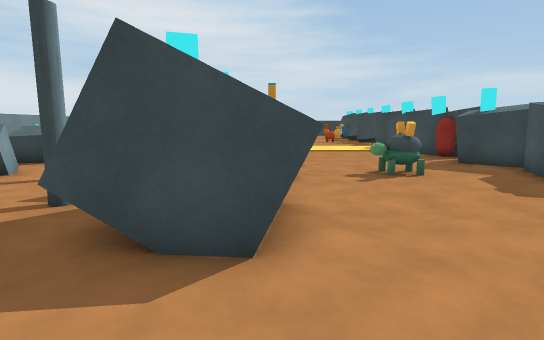
View 1 (above)

21 first-person views from a walk through a 3-D level made in the Unity game engine. The camera is 1.5 m above the floor, tilts 8° down and sees 80° across. The floor is counted in squares, 1 m on a side. Each view is taken from the middle of a square. On the plan, view 1 faces up. The plan holds only what a view shows up to about 15 squares ahead; the rest is blank. The place goes on beyond the plan. Some animated figures are not drawn.

View 2
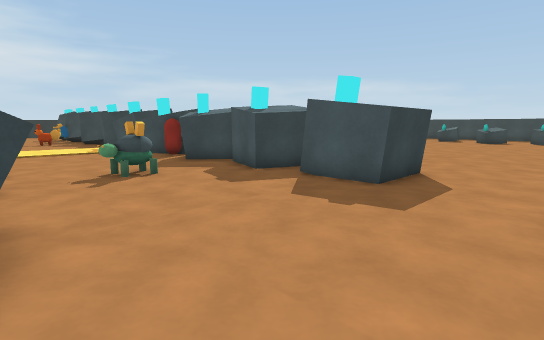

View 3
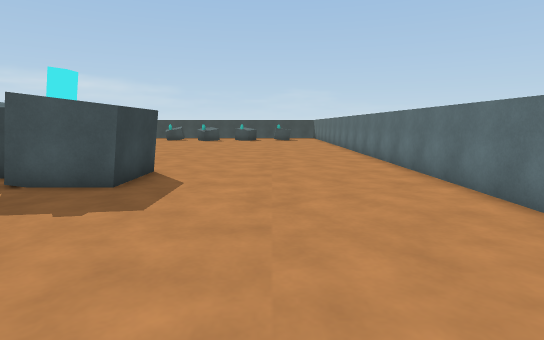

View 4
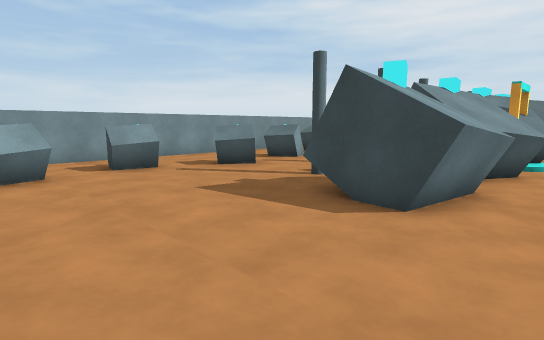

View 5
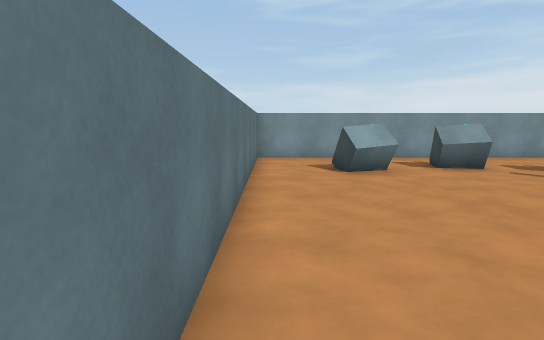

View 6
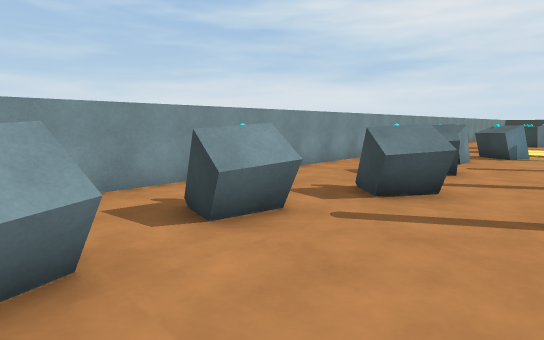

View 7
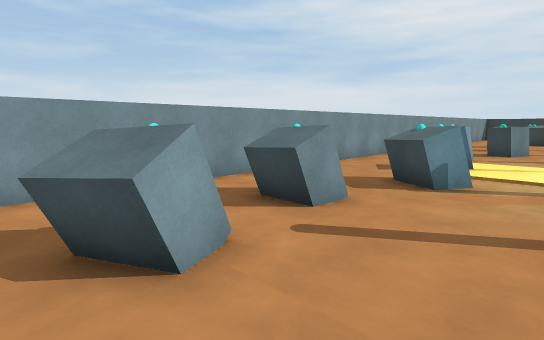

View 8
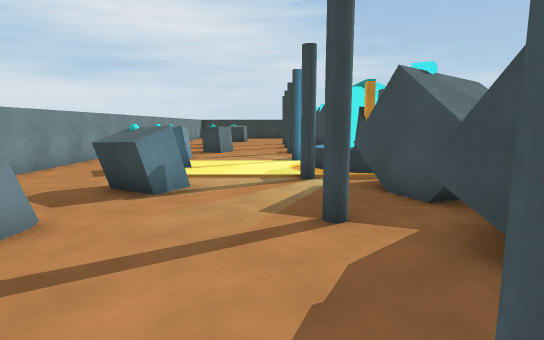

View 9
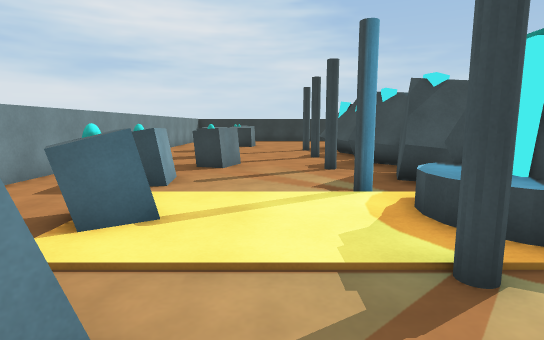

View 10
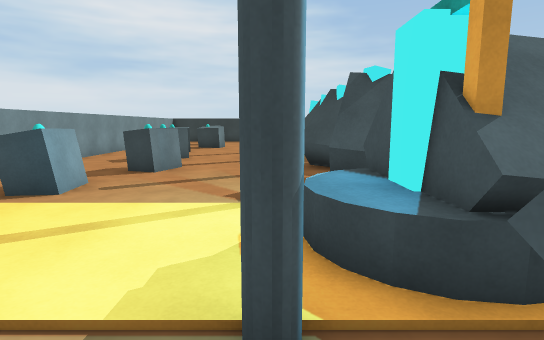

View 11
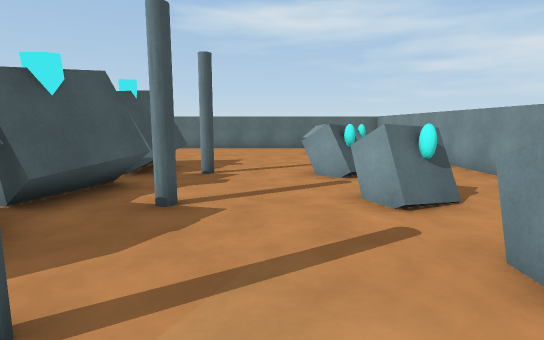

View 12
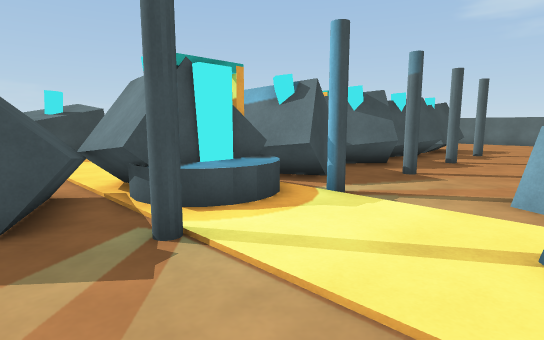

View 13
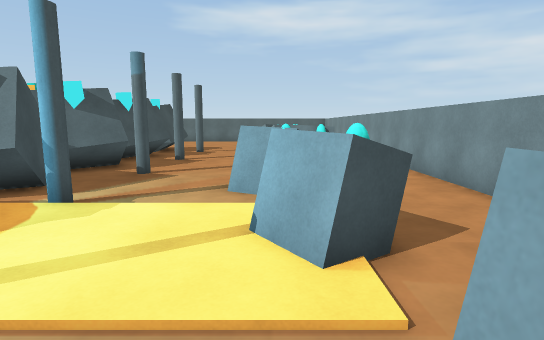

View 14
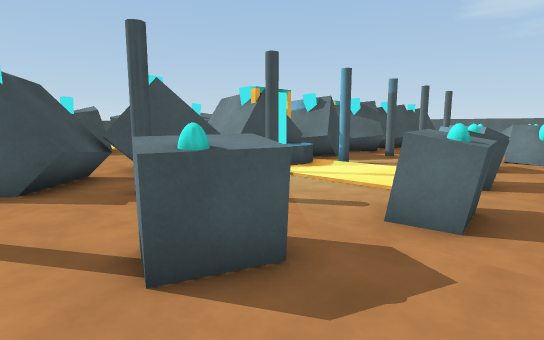

View 15
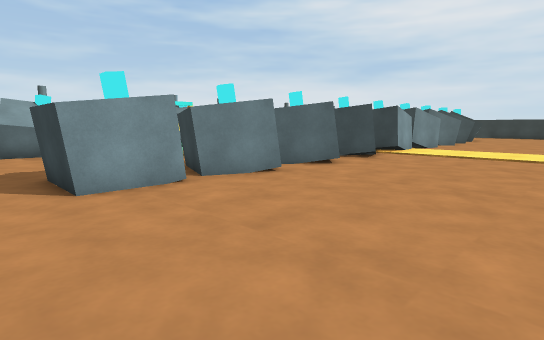

View 16
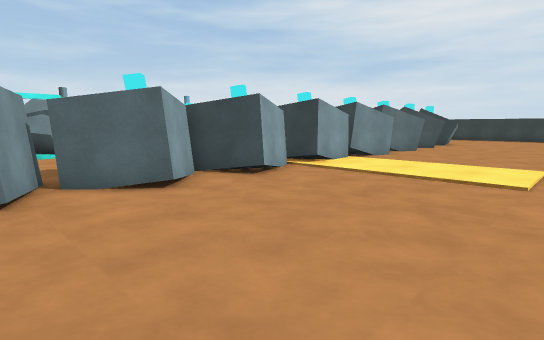

View 17
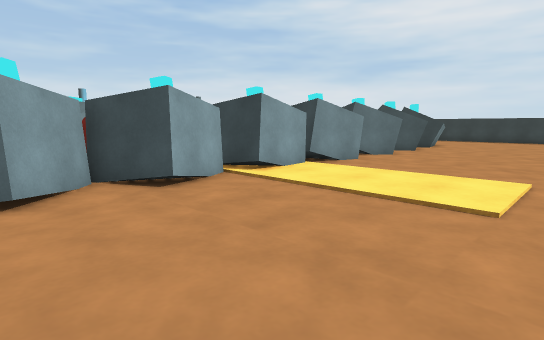

View 18
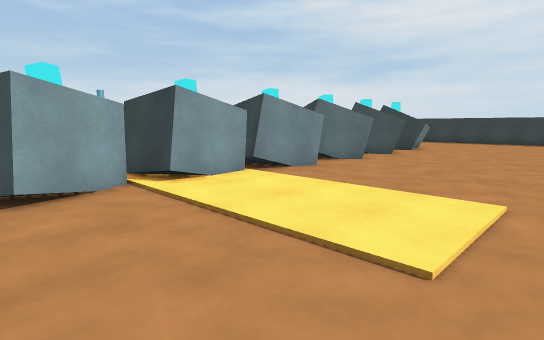

View 19
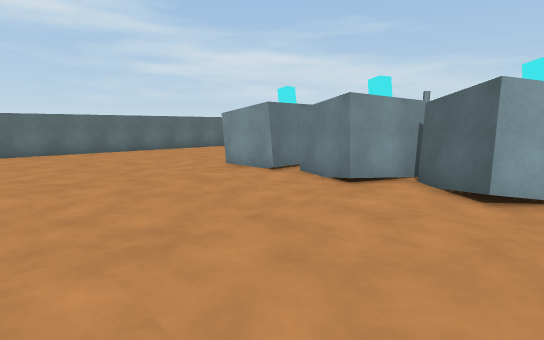

View 20
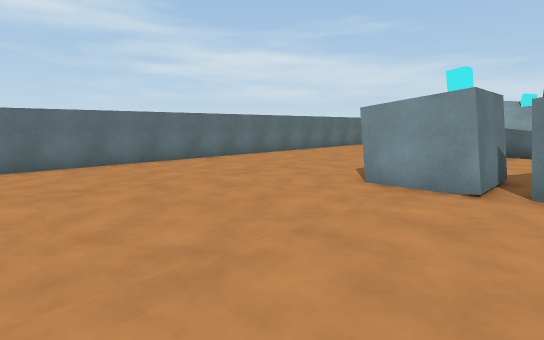

View 21
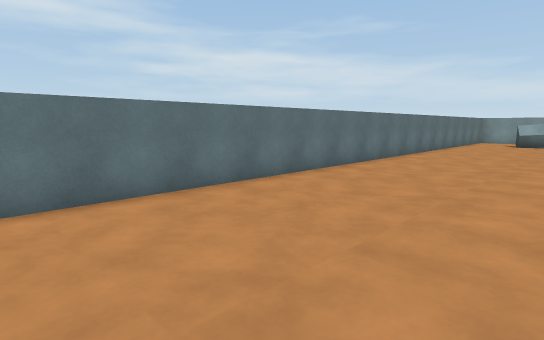

### Floor plan
Key: @ floor where view 1 was taken; # wall or solid block; . floor; = window, fence, low wall or low ledge; ^ raised ledge; O other object.
Columns run from 13 left of view 1 to 18 right of it. Each row starts with its distance up from view 1.
 29 # .........             .......
 28 # ...O....##           #.......
 27 #  .OOO...^^#          #.......
 26 # ...O...#.##.         ........
 25 # .........###..       #.......
 24 #..OO......# #..       #.......
 23 #..OO.....####        ##.......
 22 #........#=###..      ##.......
 21 #...O.....^O##....   ###........
 20 #..OOO....^O         ###........
 19 #...O.....^O^        ###........
 18 #........####  ..     ##........
 17 #...OOO...###  ...     #........
 16 #...OO.....#   ....    #........
 15 #..........#^  .... .O##........
 14 #...O....#.#   ...  . ##........
 13 #..OO.....##  .... .## #........
 12 #..OO......# ^^......###........
 11 #..........# O........#.........
 10 #...#O...#.## ..OO...###........
  9 #...OO....####^......###........
  8 #.........####.......###........
  7 #....O...... #........##........
  6 #...OOO..#.###^......###........
  5 #....O....## #^......###........
  4 #.........####.......###........
  3 #..OOO..........................
  2 #..OO...........................
  1 #..............................
  0 # ..OO.......@.................
 -1 #   OO..........................
 -2 #...OO..........................
 -3 #............. .................
 -4 #............. .................
 -5 ###############################

Where each view was taken, in squares from view 1:
view 1: 0 up, 0 right, facing up
view 2: 0 up, 0 right, facing up-right
view 3: 0 up, 0 right, facing right
view 4: 2 down, 2 right, facing up-left
view 5: 4 down, 2 right, facing left
view 6: 1 down, 5 left, facing up-left
view 7: 8 up, 5 left, facing up-left
view 8: 9 up, 5 left, facing up
view 9: 15 up, 6 left, facing up
view 10: 16 up, 4 left, facing up
view 11: 16 up, 6 left, facing down
view 12: 24 up, 8 left, facing down-right
view 13: 24 up, 8 left, facing down
view 14: 29 up, 11 left, facing down-right
view 15: 2 up, 18 right, facing up-left
view 16: 9 up, 18 right, facing up-left
view 17: 12 up, 18 right, facing up-left
view 18: 15 up, 18 right, facing up-left
view 19: 14 up, 18 right, facing down-left
view 20: 8 up, 18 right, facing down-left
view 21: 2 up, 18 right, facing down-left
